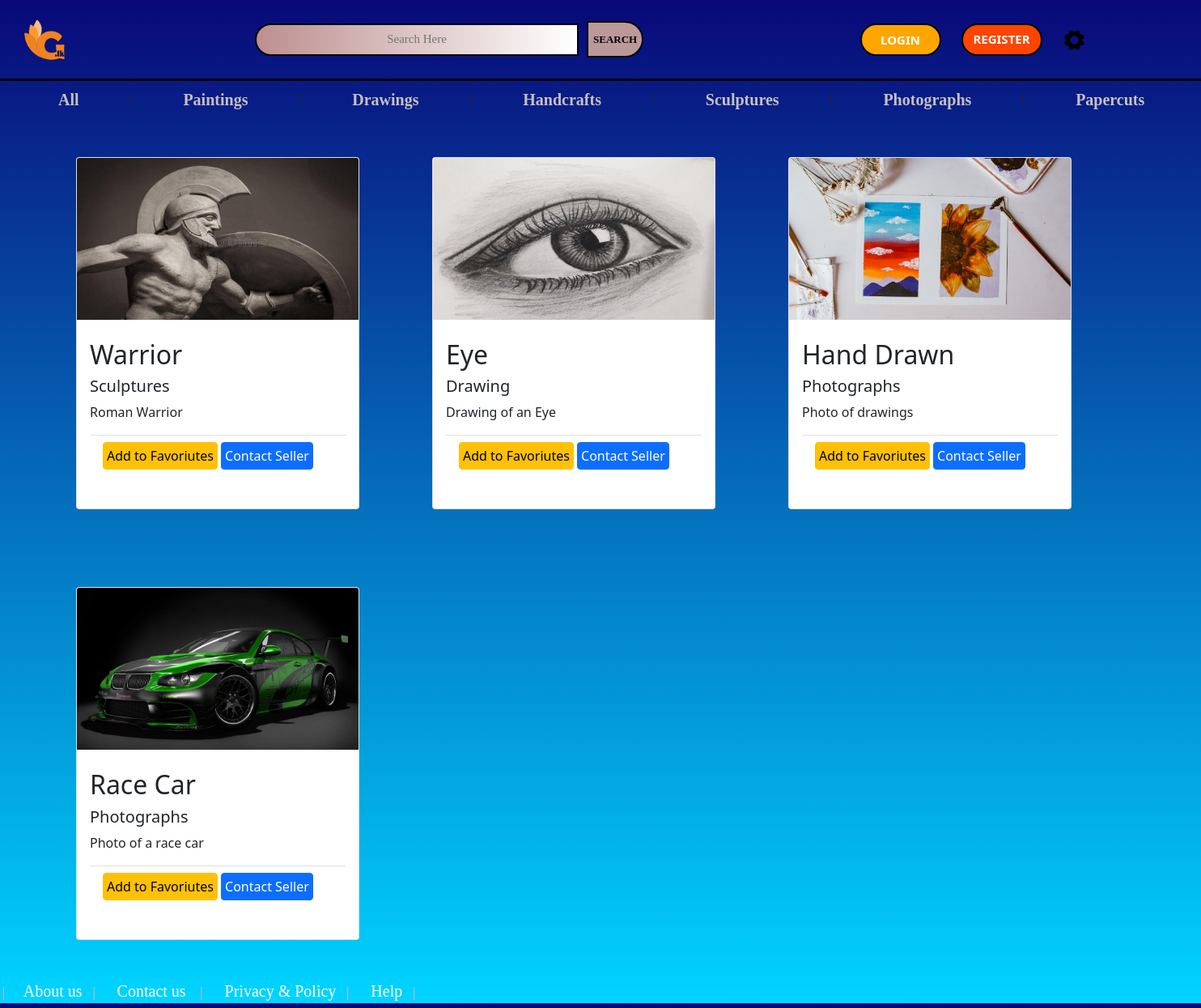
/home/homepage.php, run on an earlier commit of the app's database.
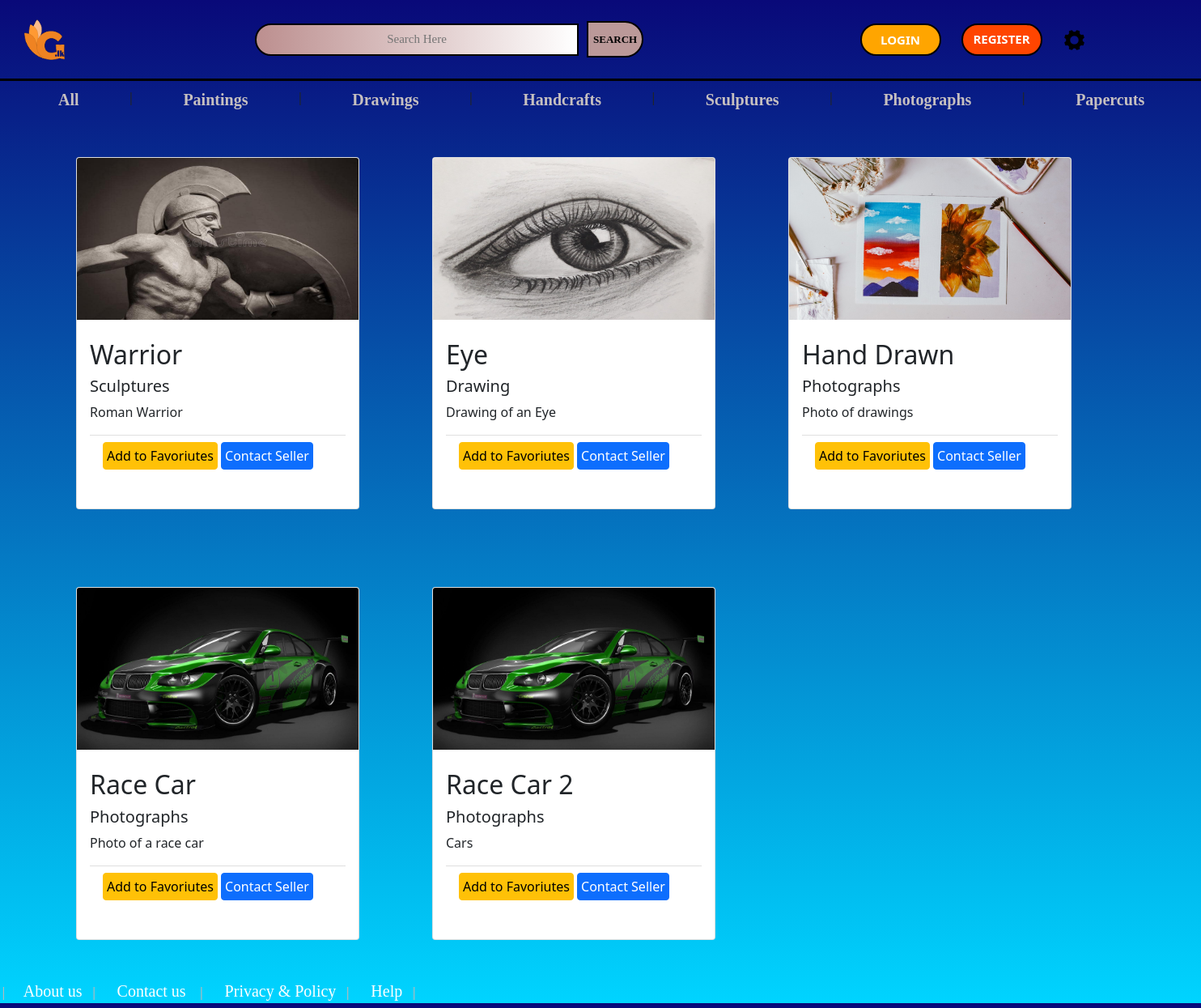
And on a later commit of the database.
### tables this page shows
CREATE TABLE `ads` (
  `ad_id` int(100) NOT NULL,
  `adName` varchar(100) NOT NULL,
  `category` varchar(50) NOT NULL,
  `ad_desc` varchar(500) NOT NULL,
  `img_dir` varchar(256) NOT NULL,
  `price` int(100) NOT NULL,
  `user_id` int(10) DEFAULT NULL
);

### home/homepage.php (the view, shortened to what this page needs)
<!DOCTYPE html>
<html lang="en">
<head>
    <link rel="stylesheet" href="homepage.css">
    <link href="https://cdn.jsdelivr.net/npm/bootstrap@5.0.2/dist/css/bootstrap.min.css" rel="stylesheet">
    <link rel="stylesheet" href="homepage.css">
</head>
<body>
        <div class="nav-bar">
            <div class="logo"><a href="../home/homepage.php"><img src="../Src/Logo.png" width="50px" height="50px"></a></div>
            <div class="search-bar">
                <input type="text" placeholder="Search Here" class="search-box">
                <button type="submit" class="search-btn">search</button>
            </div>
            <div class="buttons">
                <button class="login"><a href = "../Login/login.php" >Login</a></button>
                <button class="register"><a href = "../signup/signup.php">Register</a></button>
                <button class="dropbtn"><img src="../Src/setting.png" width="25px"></button>
            </div>
            </div>
            <nav class="navbar navbar-expand-lg bg-body-tertiary">
            <div class="container-fluid">
                <ul class="navbar-nav me-auto mb-2 mb-lg-0">
                    <li class="nav-item">
                    <li><a class="nav-item" href="#artist">All</a></li><label for="">|</label>
                    <li><a class="nav-item" href="#home">Paintings</a></li><label for="">|</label>
                    <li><a class="nav-item" href="#artist">Drawings</a></li><label for="">|</label>
                    <li><a class="nav-item" href="#sellers">Handcrafts</a></li><label for="">|</label>
                    <li><a class="nav-item" href="#contactus">Sculptures</a></li><label for="">|</label>
                    <li><a class="nav-item" href="#about">Photographs</a></li><label for="">|</label>
                    <li><a class="nav-item" href="#about">Papercuts</a></li>
                </ul>
                </div>
            </nav>
    <div class="container fluid">
    <div class="row">
                <?php
                        require "../post_ads/db.php";
                        $query = "SELECT * FROM ads";
                        $query_run = mysqli_query($conn , $query);
                        $check_ad = mysqli_num_rows($query_run) > 0;
                        if($check_ad){
                            while($row = mysqli_fetch_assoc($query_run)){
                ?>
                <div class="col-md-4 py-5">
                            <div class="card" style="width:350px">
                                <img src="<?php echo $row['img_dir'];?>" width="300px" height="200px" class="card-img-top" alt="Product Image">
                                    <div class="card-body py-4">
                                        <h2 class="ad_title"><?php  echo $row['adName'];  ?></h2>
                                        <h5 class="ad_title"><?php  echo $row['category'];  ?></h5>
                                        <p class="content">
                                        <?php  echo $row['ad_desc'];  ?>
                                        <div class="card-footer bg-transparent border-black">
                                        <a href="../Favourites/fav.php" class="btn btn-warning w-15 p-1">Add to Favoriutes</a>
                                        <a href="#" class="btn btn-primary w-20 p-1">Contact Seller</a>
                                        </div>
                                        </p>
                                    </div>
                            </div>
                </div>
                <?php
                            }
                        }
                        else{
                            echo "No Ads Found";
                        }
                        ?>
    </div>
    </div>
        <div class="bottom absolute-bottom">
                    |<a href="../about us/about.php">About us</a>|
                    <a href="../contact/index.html">Contact us </a>|
                    <a href="../privacy/privacy.php">Privacy & Policy</a>|
                    <a href="../help/help.php">Help</a>|
        </div>
</body>
</html>

### home/homepage.css (style rules this page uses)
body { background: rgb(2,0,36); background: linear-gradient(180deg, rgba(2,0,36,1) 0%, rgba(9,9,121,1) 0%, rgba(0,212,255,1) 100%); }
.nav-bar { top: 0; width: 100%; height: 100px; padding-bottom: 0px; display: flex; align-items: center; border-bottom: 3px solid rgb(0, 0, 0); }
.logo { width: 100px; height: 100px; margin-left: 5px; display: flex; align-items: center; justify-content: center; }
.search-bar { width: 900px; height: 50px; display: flex; align-items: center; justify-content: center; }
.search-box { width: 400px; height: 40px; background-image: linear-gradient(to right,rosybrown, rgb(255, 255, 255)); border: 2px solid black; border-bottom-left-radius: 25px; border-top-left-radius: 25px; margin-right: 10px; font-size: 15px; font-family: Calibri; font-weight: 450; text-align: center; }
.search-btn { width: 70px; height: 45px; border-bottom-right-radius: 25px; border-top-right-radius: 25px; font-family: Calibri; font-size: 13px; text-transform: uppercase; font-weight: 700; border: 2px solid rgb(0, 0, 0); background-color: rgb(187, 153, 153); color: rgb(0, 0, 0); }
.buttons { width: 450px; height: 70px; display: flex; align-items: center; justify-content: center; }
.login { cursor: pointer; width:100px; height: 40px; border: 2px solid black; margin: 5px; border-radius: 25px; background-color: orange; }
.login a { font-size: 15px; font-weight: 800; text-transform: uppercase; color: rgb(255, 255, 255); text-decoration: none; }
.register { cursor: pointer; width:100px; height: 40px; border: 2px solid black; margin: 5px; margin-left: 20px; border-radius: 25px; font-size: 10px; font-weight: 700; text-transform: uppercase; background-color: orangered; }
.register a { font-size: 15px; font-weight: 800; text-transform: uppercase; color: rgb(255, 255, 255); text-decoration: none; }
nav { display: flex; justify-content: center; }
ul { list-style: none; }
li a { font-family:Geraldine personal USE Italic ; font-weight: 600; font-size: 20px; color: rgb(198, 192, 192); text-decoration: none; padding: 20px; padding-left: 60px; padding-right: 60px; }
.dropbtn { background-color: transparent; margin: 10px; padding: 0px; width: 50px; margin-right: 50px; border: none; cursor: pointer; }
.bottom { color: rgb(181, 185, 189); }
.bottom a { font-family:Geraldine personal USE Italic ; font-size: 20px; font-weight: 400; color: rgb(255, 255, 255); text-decoration: none; margin-bottom: 10px; padding: 10px; margin-left: 10px; }

What changed in the data, as far as the page shows it:
added ads: img_dir (picture), adName "Race Car 2", category "Photographs", ad_desc "Cars"
